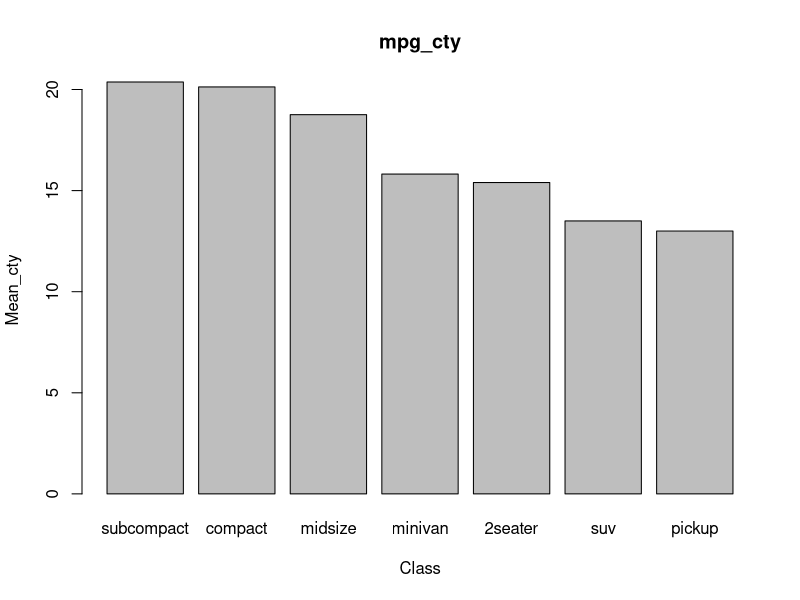

Source code (R):
install.packages('dplyr')
library(dplyr)
library(ggplot2)

displ_under4<-mpg %>% filter(displ<=4)
displ_over5<-mpg %>% filter(displ>=5)
mean(displ_under4$hwy)
mean(displ_over5$hwy) 

cty_A<-mpg %>% filter(manufacturer=='audi') 
cty_T<-mpg %>% filter(manufacturer=='toyota')
mean(cty_A$cty)
mean(cty_T$cty)

mpg_hwy<-mpg %>% filter(manufacturer %in% c('chevrolet','ford','honda'))
mean(mpg_hwy$hwy)


new_mpg<-mpg %>% mutate(mean_ch=(cty+hwy)/2) %>% arrange(desc(mean_ch)) %>% 
  head(3)


mpg %>% group_by(class) %>% summarise(mean_cty=mean(cty))

mpg %>% group_by(class) %>% summarise(mean_cty=mean(cty)) %>% 
  arrange(desc(mean_cty)) 

mpg_cty<-mpg %>% group_by(class) %>% summarise(mean_cty=mean(cty)) %>% 
  arrange(desc(mean_cty)) 
attach(mpg_cty)
barplot(names.arg = class[1:7],mean_cty,main='mpg_cty',xlab = 'Class',
  ylab = 'Mean_cty')

mpg3<-mpg %>% group_by(manufacturer) %>% summarise(hwy3=mean(hwy)) %>% 
  arrange(desc(hwy3)) %>% head(3)

mpg_compact<-mpg %>%  filter(class=='compact') %>% group_by(manufacturer) %>%
  summarise(compact=sum(class=='compact')) %>% arrange(desc(compact))

fl_data <- data.frame(fl = c('c', 'd', 'e', 'p', 'r'),
  price_fl = c(2.35, 2.38, 2.11, 2.76, 2.22), stringsAsFactors = T)

p_mpg<-merge(mpg,fl_data,by='fl')
#or p_mpg<-mpg %>% mutate(price_fl=ifelse(fl=='c',2.35,ifelse(fl=='d',2.38,
  #ifelse(fl=='e',2.11,ifelse(fl=='p',2.76,2.22)))))
View(p_mpg)


